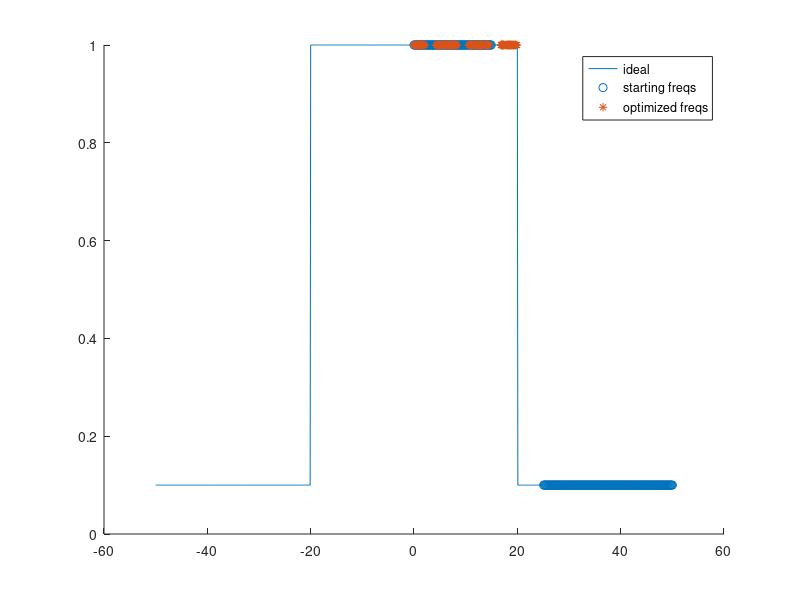
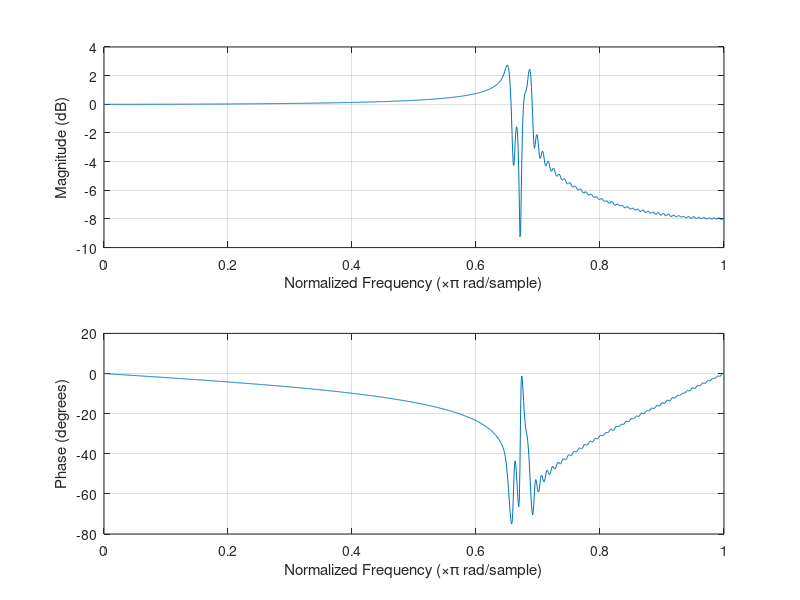

Here is the MATLAB script that generated these plots, in order:
%%
 %  File: opt_FIR.m
 % 
 %  Author: Thomas Kost
 %  
 %  Date: 12 August 2021
 %  
 %  @brief optimal FIR design
 %
clear, clc, close all;

%% Filter Parameters
% Assume filter symmetric of length M+1
M = 512;
LP_gain_target = 1;
HP_gain_target = 0.1;
Fs = 100;

F_cutoff = 20;
F_width = 5;

freq = (-Fs/2:0.1:Fs/2);
d = LP_gain_target*(-F_cutoff <= freq).*(freq <= F_cutoff) +...
    HP_gain_target*((freq > (F_cutoff)) +(freq < (-F_cutoff)));
hold on;
plot(freq,d);
ylim([0 1]);

delta_p = 0.1; %tolerance on LP
delta_s = 0.05; %tolerance on SB

%% Parks Mclellan Algorithm
T = M/2+2;
L = M/2;

%space guesses out in all regions outside of cutoff region
wk = linspace(0,Fs/2 -2*F_width,T); % Initial Guess
wk = wk +(wk>F_cutoff-F_width)*2*F_width;

W = (wk <F_cutoff)+ delta_p/delta_s*(wk >= F_cutoff);
Hd = (wk < F_cutoff)*LP_gain_target + (wk >=F_cutoff)*HP_gain_target;
scatter(wk,Hd);

% Itterate
E_min = inf;
E_max = 0;
alpha = 1e-6;
itter = 0;
E = 1./W;
while(abs(E_min) < abs((1-alpha)*E_max) || ...
      abs(E_min) > abs(E_max)) && itter < 20
    
    itter = itter + 1;
    x = (0:L);
    [X,Y] = meshgrid(x,wk);
    
    A = cos(Y.*X);
    d = ((-1).^(1:T).*E)';
    Theta = [A,d];
    b_prime =pinv(Theta)*Hd';
        
    p_coeffs = b_prime(1:L+1);
    E = b_prime(T);
    % Generate polynomial and find error
    w = (0:0.001:Fs/2);
    P = sum(cos(w.*x').*p_coeffs,1);
    F_des = LP_gain_target*(-F_cutoff <= w).*(w <= F_cutoff) +...
         HP_gain_target*((w > (F_cutoff) + (w < (-F_cutoff))));
    Error = abs(P-F_des);
    
    %find T minima
    minima = zeros(1,T);
    indicies = zeros(1,T);
    for i=1:T
        [minima(i),indicies(i)] = min(Error);
        % remove for the next iteration the last smallest value:
        Error(indicies(i)) = [];
    end
    E_min = min(minima);
    E_max = max(minima);
    indicies = sort(indicies);
    wk = w(indicies);
    Hd = (wk < F_cutoff)*LP_gain_target + (wk >=F_cutoff)*HP_gain_target;

end
scatter(wk,F_des(indicies), '*');
legend("ideal", "starting freqs", "optimized freqs")
hold off;

figure();
freqz(b_prime);
